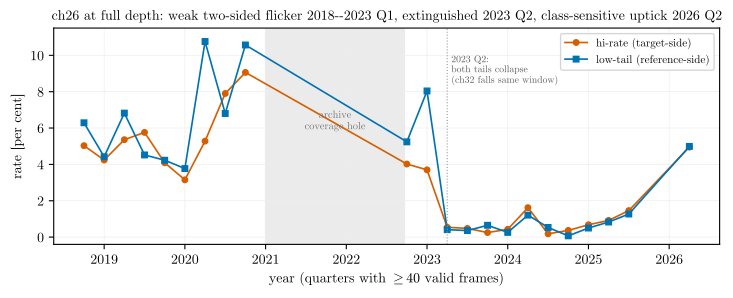

This chart was generated by the following Python code:
#!/usr/bin/env python3
"""figS_ch26_interior: quarterly hi/low-tail rates for ch26 from the
survey-extension product (fid 660), against the SNAPSHOT calibration.
Mirrors figS_ch27_interior.

Input:  $PP_OUT/ch26_extension_quarterly.csv (default ~/paper/out)
Output: figS_ch26_interior.pdf beside this script."""
import csv, os, sys
from pathlib import Path

HERE = Path(__file__).resolve().parent
sys.path.insert(0, str(HERE.parents[2] / "src"))
from pilot_proxy.plot_style import setup_matplotlib
plt = setup_matplotlib()

OUT = Path(os.environ.get("PP_OUT", "~/paper/out")).expanduser()
rows = list(csv.DictReader(open(OUT / "ch26_extension_quarterly.csv")))
q  = [float(r["quarter"]) for r in rows]
hi = [100*float(r["hi_rate"]) for r in rows]
lo = [100*float(r["lo_rate"]) for r in rows]

fig, ax = plt.subplots(figsize=(7.4, 3.1))
ax.axvspan(2021.0, 2022.72, color="0.92", zorder=0)
ax.text(2021.86, 6.4, "archive\ncoverage hole", ha="center", va="center",
        fontsize=7.5, color="0.45")
ax.plot(q, hi, marker="o", ms=4, lw=1.2, color="#D55E00",
        label="hi-rate (target-side)")
ax.plot(q, lo, marker="s", ms=4, lw=1.2, color="#0072B2",
        label="low-tail (reference-side)")
ax.axvline(2023.25, color="0.6", lw=0.8, ls=":")
ax.text(2023.30, 10.0, "2023 Q2:\nboth tails collapse\n(ch32 falls same window)",
        fontsize=7, color="0.35", va="top")
ax.set_xlabel("year (quarters with $\\geq 40$ valid frames)")
ax.set_ylabel("rate [per cent]")
ax.set_ylim(-0.4, 11.5)
ax.set_title("ch26 at full depth: weak two-sided flicker 2018--2023 Q1, "
             "extinguished 2023 Q2, class-sensitive uptick 2026 Q2",
             fontsize=10)
ax.legend(fontsize=8, loc="upper right")
ax.grid(color="0.93", lw=0.5)
ax.set_axisbelow(True)
fig.tight_layout()
fig.savefig(HERE / "figS_ch26_interior.pdf", bbox_inches="tight")
print("wrote figS_ch26_interior")
